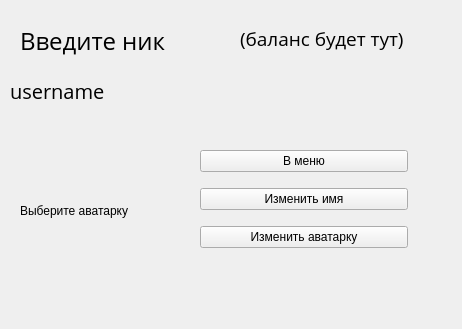
<?xml version="1.0" encoding="UTF-8"?>
<ui version="4.0">
 <class>MainWindow</class>
 <widget class="QMainWindow" name="MainWindow">
  <property name="geometry">
   <rect>
    <x>0</x>
    <y>0</y>
    <width>462</width>
    <height>329</height>
   </rect>
  </property>
  <property name="windowTitle">
   <string>MainWindow</string>
  </property>
  <widget class="QWidget" name="centralwidget">
   <widget class="QWidget" name="verticalLayoutWidget">
    <property name="geometry">
     <rect>
      <x>200</x>
      <y>140</y>
      <width>208</width>
      <height>121</height>
     </rect>
    </property>
    <layout class="QVBoxLayout" name="verticalLayout">
     <item>
      <widget class="QPushButton" name="pushButton_2">
       <property name="text">
        <string>В меню</string>
       </property>
      </widget>
     </item>
     <item>
      <widget class="QPushButton" name="pushButton_3">
       <property name="text">
        <string>Изменить имя</string>
       </property>
      </widget>
     </item>
     <item>
      <widget class="QPushButton" name="pushButton">
       <property name="text">
        <string>Изменить аватарку</string>
       </property>
      </widget>
     </item>
    </layout>
   </widget>
   <widget class="QLabel" name="label_2">
    <property name="geometry">
     <rect>
      <x>20</x>
      <y>120</y>
      <width>171</width>
      <height>181</height>
     </rect>
    </property>
    <property name="text">
     <string>Выберите аватарку</string>
    </property>
   </widget>
   <widget class="QLabel" name="label">
    <property name="geometry">
     <rect>
      <x>20</x>
      <y>10</y>
      <width>221</width>
      <height>61</height>
     </rect>
    </property>
    <property name="font">
     <font>
      <family>Open Sans</family>
      <pointsize>18</pointsize>
      <weight>50</weight>
      <bold>false</bold>
     </font>
    </property>
    <property name="text">
     <string>Введите ник</string>
    </property>
   </widget>
   <widget class="QLabel" name="label_3">
    <property name="geometry">
     <rect>
      <x>240</x>
      <y>8</y>
      <width>211</width>
      <height>61</height>
     </rect>
    </property>
    <property name="font">
     <font>
      <family>Open Sans</family>
      <pointsize>14</pointsize>
     </font>
    </property>
    <property name="text">
     <string>(баланс будет тут)</string>
    </property>
   </widget>
   <widget class="QLabel" name="label_4">
    <property name="geometry">
     <rect>
      <x>10</x>
      <y>60</y>
      <width>151</width>
      <height>61</height>
     </rect>
    </property>
    <property name="font">
     <font>
      <family>Open Sans</family>
      <pointsize>15</pointsize>
     </font>
    </property>
    <property name="text">
     <string>username</string>
    </property>
   </widget>
  </widget>
 </widget>
 <resources/>
 <connections/>
</ui>
